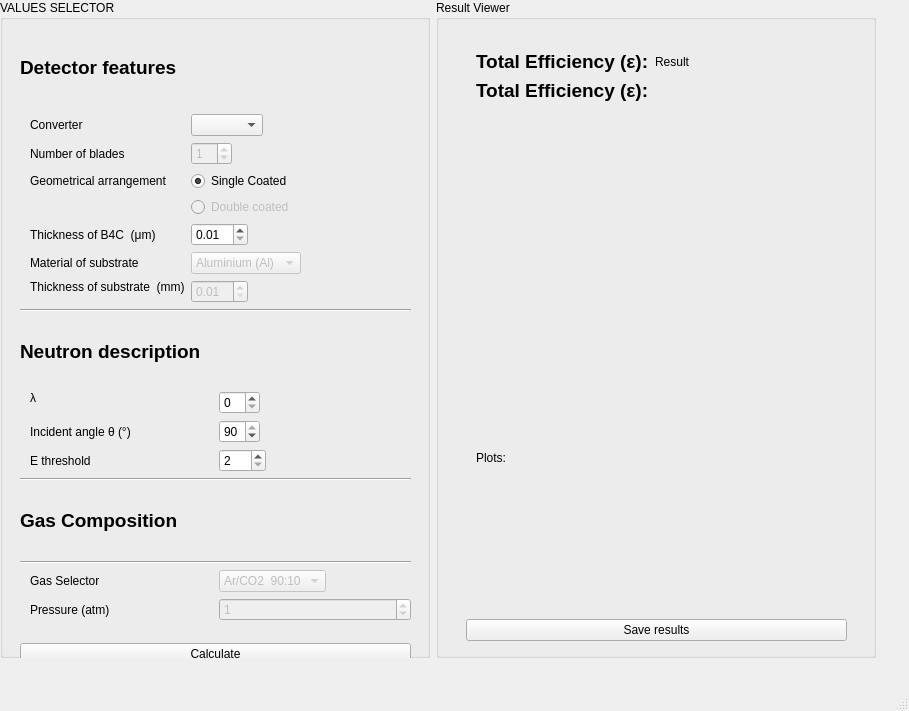
<?xml version="1.0" encoding="UTF-8"?>
<ui version="4.0">
 <class>MainWindow</class>
 <widget class="QMainWindow" name="MainWindow">
  <property name="geometry">
   <rect>
    <x>0</x>
    <y>0</y>
    <width>909</width>
    <height>711</height>
   </rect>
  </property>
  <property name="windowTitle">
   <string>MainWindow</string>
  </property>
  <widget class="QWidget" name="centralwidget">
   <widget class="QWidget" name="gridLayoutWidget">
    <property name="geometry">
     <rect>
      <x>0</x>
      <y>0</y>
      <width>876</width>
      <height>658</height>
     </rect>
    </property>
    <layout class="QGridLayout" name="ToolLayout">
     <item row="0" column="0">
      <widget class="QGroupBox" name="groupBox">
       <property name="maximumSize">
        <size>
         <width>430</width>
         <height>16777215</height>
        </size>
       </property>
       <property name="title">
        <string>VALUES SELECTOR</string>
       </property>
       <widget class="QWidget" name="verticalLayoutWidget">
        <property name="geometry">
         <rect>
          <x>20</x>
          <y>40</y>
          <width>391</width>
          <height>634</height>
         </rect>
        </property>
        <layout class="QVBoxLayout" name="ValuesSelectorVerticalLayout">
         <item>
          <widget class="QLabel" name="geometryTilteLabel">
           <property name="text">
            <string>&lt;html&gt;&lt;head/&gt;&lt;body&gt;&lt;p&gt;&lt;span style=&quot; font-size:14pt; font-weight:600;&quot;&gt;Detector features&lt;/span&gt;&lt;br/&gt;&lt;/p&gt;&lt;/body&gt;&lt;/html&gt;</string>
           </property>
          </widget>
         </item>
         <item>
          <layout class="QFormLayout" name="detectorLayout">
           <property name="fieldGrowthPolicy">
            <enum>QFormLayout::ExpandingFieldsGrow</enum>
           </property>
           <property name="labelAlignment">
            <set>Qt::AlignLeading|Qt::AlignLeft|Qt::AlignTop</set>
           </property>
           <property name="leftMargin">
            <number>10</number>
           </property>
           <item row="5" column="0">
            <widget class="QLabel" name="NbladesLabel">
             <property name="text">
              <string>Number of blades</string>
             </property>
            </widget>
           </item>
           <item row="5" column="1">
            <widget class="QSpinBox" name="bladeSpinBox">
             <property name="enabled">
              <bool>false</bool>
             </property>
             <property name="value">
              <number>1</number>
             </property>
            </widget>
           </item>
           <item row="7" column="0">
            <widget class="QLabel" name="geometricalLabel">
             <property name="text">
              <string>Geometrical arrangement</string>
             </property>
            </widget>
           </item>
           <item row="7" column="1">
            <widget class="QRadioButton" name="geometricalARadioButton">
             <property name="text">
              <string>Single Coated</string>
             </property>
             <property name="checked">
              <bool>true</bool>
             </property>
            </widget>
           </item>
           <item row="8" column="1">
            <widget class="QRadioButton" name="geometricalBRadioButton">
             <property name="enabled">
              <bool>false</bool>
             </property>
             <property name="text">
              <string>Double coated</string>
             </property>
            </widget>
           </item>
           <item row="12" column="0">
            <widget class="QLabel" name="MaterialLabel">
             <property name="text">
              <string>Material of substrate</string>
             </property>
            </widget>
           </item>
           <item row="12" column="1">
            <widget class="QComboBox" name="materialComboBox">
             <property name="enabled">
              <bool>false</bool>
             </property>
             <item>
              <property name="text">
               <string>Aluminium (Al)</string>
              </property>
             </item>
             <item>
              <property name="text">
               <string>Steel</string>
              </property>
             </item>
             <item>
              <property name="text">
               <string>Titanium (Ti)</string>
              </property>
             </item>
             <item>
              <property name="text">
               <string>Copper (Cu)</string>
              </property>
             </item>
            </widget>
           </item>
           <item row="11" column="1">
            <widget class="QDoubleSpinBox" name="BSpinBox">
             <property name="minimum">
              <double>0.010000000000000</double>
             </property>
            </widget>
           </item>
           <item row="11" column="0">
            <widget class="QLabel" name="thicknessBLabel">
             <property name="text">
              <string>Thickness of B4C  (μm)</string>
             </property>
            </widget>
           </item>
           <item row="13" column="0">
            <widget class="QLabel" name="thicknessSLabel">
             <property name="sizePolicy">
              <sizepolicy hsizetype="Minimum" vsizetype="Fixed">
               <horstretch>0</horstretch>
               <verstretch>0</verstretch>
              </sizepolicy>
             </property>
             <property name="text">
              <string>Thickness of substrate  (mm)</string>
             </property>
            </widget>
           </item>
           <item row="13" column="1">
            <widget class="QDoubleSpinBox" name="substrateSpinBox">
             <property name="enabled">
              <bool>false</bool>
             </property>
             <property name="minimum">
              <double>0.010000000000000</double>
             </property>
            </widget>
           </item>
           <item row="4" column="0">
            <widget class="QLabel" name="converterLabel">
             <property name="text">
              <string>Converter</string>
             </property>
            </widget>
           </item>
           <item row="4" column="1">
            <widget class="QComboBox" name="converterComboBox"/>
           </item>
          </layout>
         </item>
         <item>
          <widget class="Line" name="geometryLine">
           <property name="orientation">
            <enum>Qt::Horizontal</enum>
           </property>
          </widget>
         </item>
         <item>
          <widget class="QLabel" name="NeutronTilteLabel">
           <property name="text">
            <string>&lt;html&gt;&lt;head/&gt;&lt;body&gt;&lt;p&gt;&lt;span style=&quot; font-size:14pt; font-weight:600;&quot;&gt;Neutron description&lt;/span&gt;&lt;/p&gt;&lt;/body&gt;&lt;/html&gt;</string>
           </property>
          </widget>
         </item>
         <item>
          <layout class="QFormLayout" name="neutronLayout">
           <property name="fieldGrowthPolicy">
            <enum>QFormLayout::ExpandingFieldsGrow</enum>
           </property>
           <property name="labelAlignment">
            <set>Qt::AlignLeading|Qt::AlignLeft|Qt::AlignTop</set>
           </property>
           <property name="leftMargin">
            <number>10</number>
           </property>
           <item row="0" column="0">
            <widget class="QLabel" name="SigmaLabel">
             <property name="sizePolicy">
              <sizepolicy hsizetype="Minimum" vsizetype="Fixed">
               <horstretch>0</horstretch>
               <verstretch>0</verstretch>
              </sizepolicy>
             </property>
             <property name="text">
              <string>λ                                                     </string>
             </property>
            </widget>
           </item>
           <item row="0" column="1">
            <widget class="QSpinBox" name="sigmaSpinBox"/>
           </item>
           <item row="2" column="0">
            <widget class="QLabel" name="algleLabel">
             <property name="text">
              <string>Incident angle θ (°)</string>
             </property>
            </widget>
           </item>
           <item row="2" column="1">
            <widget class="QSpinBox" name="angleSpinBox">
             <property name="minimum">
              <number>1</number>
             </property>
             <property name="maximum">
              <number>90</number>
             </property>
             <property name="value">
              <number>90</number>
             </property>
            </widget>
           </item>
           <item row="3" column="0">
            <widget class="QLabel" name="thresholdLabel">
             <property name="text">
              <string>E threshold</string>
             </property>
            </widget>
           </item>
           <item row="3" column="1">
            <widget class="QSpinBox" name="thresholdSpinBox">
             <property name="minimum">
              <number>2</number>
             </property>
             <property name="maximum">
              <number>779</number>
             </property>
            </widget>
           </item>
          </layout>
         </item>
         <item>
          <widget class="Line" name="gasLine">
           <property name="orientation">
            <enum>Qt::Horizontal</enum>
           </property>
          </widget>
         </item>
         <item>
          <widget class="QLabel" name="gasTilteLabel">
           <property name="text">
            <string>&lt;html&gt;&lt;head/&gt;&lt;body&gt;&lt;p&gt;&lt;span style=&quot; font-size:14pt; font-weight:600;&quot;&gt;Gas Composition&lt;/span&gt;&lt;/p&gt;&lt;/body&gt;&lt;/html&gt;</string>
           </property>
          </widget>
         </item>
         <item>
          <widget class="Line" name="neutronLine_2">
           <property name="orientation">
            <enum>Qt::Horizontal</enum>
           </property>
          </widget>
         </item>
         <item>
          <layout class="QFormLayout" name="gasLAyout">
           <property name="sizeConstraint">
            <enum>QLayout::SetDefaultConstraint</enum>
           </property>
           <property name="fieldGrowthPolicy">
            <enum>QFormLayout::AllNonFixedFieldsGrow</enum>
           </property>
           <property name="labelAlignment">
            <set>Qt::AlignLeading|Qt::AlignLeft|Qt::AlignTop</set>
           </property>
           <property name="formAlignment">
            <set>Qt::AlignHCenter|Qt::AlignTop</set>
           </property>
           <property name="leftMargin">
            <number>10</number>
           </property>
           <item row="0" column="0">
            <widget class="QLabel" name="gasSelectorLabel">
             <property name="text">
              <string>Gas Selector                                  </string>
             </property>
            </widget>
           </item>
           <item row="0" column="1">
            <widget class="QComboBox" name="gasSelectorComboBox">
             <property name="enabled">
              <bool>false</bool>
             </property>
             <property name="sizePolicy">
              <sizepolicy hsizetype="Maximum" vsizetype="Fixed">
               <horstretch>0</horstretch>
               <verstretch>0</verstretch>
              </sizepolicy>
             </property>
             <item>
              <property name="text">
               <string>Ar/CO2  90:10</string>
              </property>
             </item>
             <item>
              <property name="text">
               <string>Ar/CO2  80:20</string>
              </property>
             </item>
             <item>
              <property name="text">
               <string>Ar/CO2  70:30</string>
              </property>
             </item>
            </widget>
           </item>
           <item row="1" column="0">
            <widget class="QLabel" name="pressureLabel">
             <property name="text">
              <string>Pressure (atm)</string>
             </property>
            </widget>
           </item>
           <item row="1" column="1">
            <widget class="QSpinBox" name="pressureSpinBox">
             <property name="enabled">
              <bool>false</bool>
             </property>
             <property name="value">
              <number>1</number>
             </property>
            </widget>
           </item>
          </layout>
         </item>
         <item>
          <widget class="QPushButton" name="calculatePushButton">
           <property name="text">
            <string>Calculate</string>
           </property>
          </widget>
         </item>
         <item>
          <widget class="Line" name="valueSelectorLine">
           <property name="orientation">
            <enum>Qt::Horizontal</enum>
           </property>
          </widget>
         </item>
        </layout>
       </widget>
      </widget>
     </item>
     <item row="0" column="1">
      <widget class="QGroupBox" name="resultGroupBox">
       <property name="title">
        <string>Result Viewer</string>
       </property>
       <widget class="QWidget" name="verticalLayoutWidget_2">
        <property name="geometry">
         <rect>
          <x>30</x>
          <y>40</y>
          <width>381</width>
          <height>601</height>
         </rect>
        </property>
        <layout class="QVBoxLayout" name="resultLayout">
         <property name="sizeConstraint">
          <enum>QLayout::SetDefaultConstraint</enum>
         </property>
         <item>
          <widget class="QWidget" name="plotWidget" native="true">
           <property name="sizePolicy">
            <sizepolicy hsizetype="Expanding" vsizetype="Expanding">
             <horstretch>0</horstretch>
             <verstretch>0</verstretch>
            </sizepolicy>
           </property>
           <widget class="QWidget" name="verticalLayoutWidget_3">
            <property name="geometry">
             <rect>
              <x>10</x>
              <y>10</y>
              <width>351</width>
              <height>541</height>
             </rect>
            </property>
            <layout class="QVBoxLayout" name="innerPlotLayout">
             <item>
              <layout class="QFormLayout" name="formLayout">
               <item row="0" column="0">
                <widget class="QLabel" name="effiLabel">
                 <property name="sizePolicy">
                  <sizepolicy hsizetype="Maximum" vsizetype="Preferred">
                   <horstretch>0</horstretch>
                   <verstretch>0</verstretch>
                  </sizepolicy>
                 </property>
                 <property name="text">
                  <string>&lt;html&gt;&lt;head/&gt;&lt;body&gt;&lt;p&gt;&lt;span style=&quot; font-size:14pt; font-weight:600;&quot;&gt;Total Efficiency (ε):&lt;/span&gt;&lt;/p&gt;&lt;/body&gt;&lt;/html&gt;</string>
                 </property>
                </widget>
               </item>
               <item row="0" column="1">
                <widget class="QLabel" name="totalResultLabel">
                 <property name="text">
                  <string>Result</string>
                 </property>
                </widget>
               </item>
               <item row="1" column="0">
                <widget class="QLabel" name="effiLabel_2">
                 <property name="sizePolicy">
                  <sizepolicy hsizetype="Maximum" vsizetype="Preferred">
                   <horstretch>0</horstretch>
                   <verstretch>0</verstretch>
                  </sizepolicy>
                 </property>
                 <property name="text">
                  <string>&lt;html&gt;&lt;head/&gt;&lt;body&gt;&lt;p&gt;&lt;span style=&quot; font-size:14pt; font-weight:600;&quot;&gt;Total Efficiency (ε):&lt;/span&gt;&lt;/p&gt;&lt;/body&gt;&lt;/html&gt;</string>
                 </property>
                </widget>
               </item>
              </layout>
             </item>
             <item>
              <widget class="QLabel" name="plotTitleLAbel">
               <property name="text">
                <string>Plots:</string>
               </property>
              </widget>
             </item>
             <item>
              <layout class="QVBoxLayout" name="plotLayout_2"/>
             </item>
            </layout>
           </widget>
          </widget>
         </item>
         <item>
          <widget class="QPushButton" name="saveResultPushbutton">
           <property name="text">
            <string>Save results</string>
           </property>
          </widget>
         </item>
        </layout>
       </widget>
      </widget>
     </item>
    </layout>
   </widget>
  </widget>
  <widget class="QMenuBar" name="menubar">
   <property name="geometry">
    <rect>
     <x>0</x>
     <y>0</y>
     <width>909</width>
     <height>22</height>
    </rect>
   </property>
  </widget>
  <widget class="QStatusBar" name="statusbar"/>
 </widget>
 <resources/>
 <connections/>
</ui>
